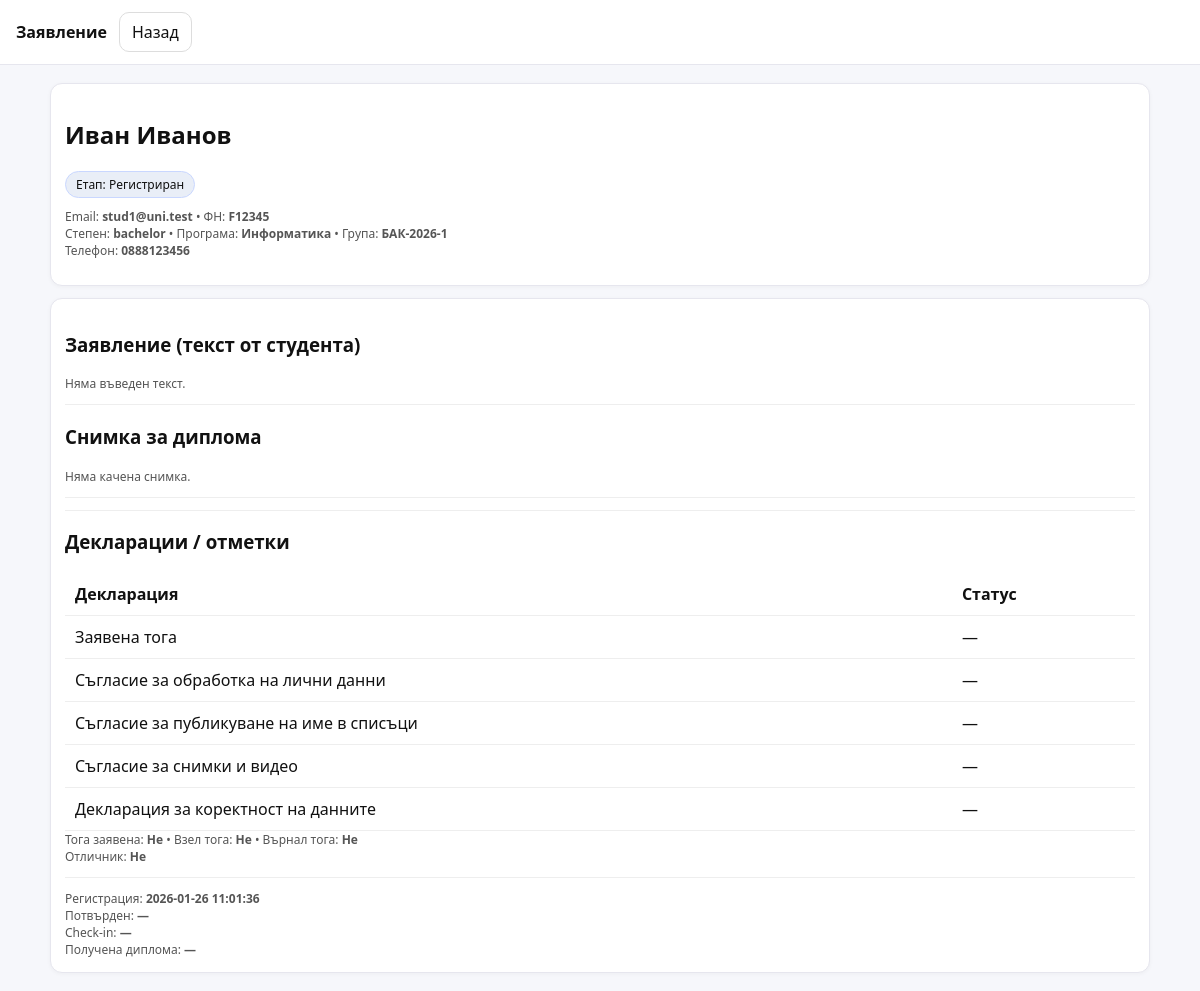
/admin/student_view.php?id=1 (signed in), run on the app's committed database.
### tables this page shows
CREATE TABLE students (
  id INT AUTO_INCREMENT PRIMARY KEY,
  user_id INT NOT NULL UNIQUE,
  faculty_no VARCHAR(50) NOT NULL UNIQUE,
  degree ENUM('bachelor','master','phd') NOT NULL,
  program_name VARCHAR(190) NOT NULL,
  group_code VARCHAR(50) NOT NULL,    
  phone VARCHAR(50) NULL,
  FOREIGN KEY (user_id) REFERENCES users(id) ON DELETE CASCADE
);

CREATE TABLE users (
  id INT AUTO_INCREMENT PRIMARY KEY,
  email VARCHAR(190) NOT NULL UNIQUE,
  pass_hash VARCHAR(255) NOT NULL,
  role ENUM('student','admin','superadmin') NOT NULL DEFAULT 'student',
  full_name VARCHAR(190) NOT NULL,
  created_at TIMESTAMP DEFAULT CURRENT_TIMESTAMP
);

CREATE TABLE grad_process (
  id INT AUTO_INCREMENT PRIMARY KEY,
  student_id INT NOT NULL UNIQUE,
  stage TINYINT NOT NULL DEFAULT 0,
  registered_at TIMESTAMP DEFAULT CURRENT_TIMESTAMP,
  confirmed_at TIMESTAMP NULL,
  ceremony_checked_in_at TIMESTAMP NULL,
  diploma_received_at TIMESTAMP NULL,
  gown_requested TINYINT NOT NULL DEFAULT 0,
  gown_taken TINYINT NOT NULL DEFAULT 0,
  gown_returned TINYINT NOT NULL DEFAULT 0,
  is_honors TINYINT NOT NULL DEFAULT 0,
  reward_badge TINYINT NOT NULL DEFAULT 0,
  reward_calendar TINYINT NOT NULL DEFAULT 0,
  notes TEXT NULL,
  FOREIGN KEY (student_id) REFERENCES students(id) ON DELETE CASCADE
);

### inc/db.php (called while the page is built, shortened)
<?php
function db(): PDO {
  $dsn = "mysql:host=" . DB_HOST . ";dbname=" . DB_NAME . ";charset=utf8mb4";
  $pdo = new PDO($dsn, DB_USER, DB_PASS, [
    PDO::ATTR_ERRMODE => PDO::ERRMODE_EXCEPTION,
    PDO::ATTR_DEFAULT_FETCH_MODE => PDO::FETCH_ASSOC
  ]);
  return $pdo;
}

### inc/helpers.php (called while the page is built)
<?php
function h($s){ return htmlspecialchars((string)$s, ENT_QUOTES, 'UTF-8'); }
function stage_label(int $s): string {
  return match($s){
    0 => 'Регистриран',
    1 => 'Потвърден',
    2 => 'На церемония',
    3 => 'Завършен',
    default => 'Неизвестно'
  };
}
function stage_class(int $s): string {
  return match($s){
    0 => 'stage-0',
    1 => 'stage-1',
    2 => 'stage-2',
    3 => 'stage-3',
    default => 'stage-x'
  };
}

### admin/student_view.php (the view, shortened to what this page needs)
<?php
require_once __DIR__.'/../inc/helpers.php';
$id = (int)($_GET['id'] ?? 0);
$stmt = db()->prepare("
  SELECT
    s.id AS student_id,
    s.faculty_no, s.degree, s.program_name, s.group_code, s.phone, s.photo,
    u.full_name, u.email,
    gp.stage, gp.registered_at, gp.confirmed_at, gp.ceremony_checked_in_at, gp.diploma_received_at,
    gp.gown_requested, gp.gown_taken, gp.gown_returned,
    gp.is_honors,
    gp.notes,
    gp.agree_personal_data, gp.agree_public_name, gp.agree_photos, gp.declare_correct
  FROM students s
  JOIN users u ON u.id=s.user_id
  JOIN grad_process gp ON gp.student_id=s.id
  WHERE s.id=?
");
$stmt->execute([$id]);
$st = $stmt->fetch();
?>
<!doctype html>
<html lang="bg">
<head>
  <link rel="stylesheet" href="/graduation/assets/styles.css">
</head>
<body>
<div class="topbar">
  <b>Заявление</b>
  <a class="btn" href="/graduation/admin/dashboard.php">Назад</a>
</div>
<div class="container">
  <div class="card">
    <h2><?=h($st['full_name'])?></h2>
    <div class="badge <?=h(stage_class((int)$st['stage']))?>">
      Етап: <?=h(stage_label((int)$st['stage']))?>
    </div>
    <p class="small" style="margin-top:10px">
      Email: <b><?=h($st['email'])?></b> • ФН: <b><?=h($st['faculty_no'])?></b><br>
      Степен: <b><?=h($st['degree'])?></b> • Програма: <b><?=h($st['program_name'])?></b> • Група: <b><?=h($st['group_code'])?></b><br>
      Телефон: <b><?=h($st['phone'] ?? '')?></b>
    </p>
  </div>
  <div class="card">
    <h3>Заявление (текст от студента)</h3>
    <?php if(empty($st['notes'])): ?>
      <div class="small">Няма въведен текст.</div>
    <?php else: ?>
      <div style="white-space:pre-wrap; line-height:1.5">
        <?= h($st['notes']) ?>
      </div>
    <?php endif; ?>
    <hr style="border:none;border-top:1px solid #eee;margin:12px 0">
    <h3>Снимка за диплома</h3>
    <?php if(!empty($st['photo'])): ?>
      <img
        src="/graduation/uploads/<?=h($st['photo'])?>"
        alt="Снимка за диплома"
        style="max-width:240px;border-radius:12px;border:1px solid #ddd;"
      >
    <?php else: ?>
      <div class="small">Няма качена снимка.</div>
    <?php endif; ?>
    <hr style="border:none;border-top:1px solid #eee;margin:12px 0">
    <hr style="border:none;border-top:1px solid #eee;margin:12px 0">
<h3>Декларации / отметки</h3>
<table class="table">
  <thead>
    <tr>
      <th>Декларация</th>
      <th>Статус</th>
    </tr>
  </thead>
  <tbody>
    <tr>
      <td>Заявена тога</td>
      <td><?= $st['gown_requested'] ? '✅' : '—' ?></td>
    </tr>
    <tr>
      <td>Съгласие за обработка на лични данни</td>
      <td><?= $st['agree_personal_data'] ? '✅' : '—' ?></td>
    </tr>
    <tr>
      <td>Съгласие за публикуване на име в списъци</td>
      <td><?= $st['agree_public_name'] ? '✅' : '—' ?></td>
    </tr>
    <tr>
      <td>Съгласие за снимки и видео</td>
      <td><?= $st['agree_photos'] ? '✅' : '—' ?></td>
    </tr>
    <tr>
      <td>Декларация за коректност на данните</td>
      <td><?= $st['declare_correct'] ? '✅' : '—' ?></td>
    </tr>
  </tbody>
</table>
    <div class="small">
      Тога заявена: <b><?= $st['gown_requested'] ? 'Да' : 'Не' ?></b> •
      Взел тога: <b><?= $st['gown_taken'] ? 'Да' : 'Не' ?></b> •
      Върнал тога: <b><?= $st['gown_returned'] ? 'Да' : 'Не' ?></b><br>
      Отличник: <b><?= $st['is_honors'] ? 'Да' : 'Не' ?></b>
    </div>
    <hr style="border:none;border-top:1px solid #eee;margin:12px 0">
    <div class="small">
      Регистрация: <b><?=h($st['registered_at'])?></b><br>
      Потвърден: <b><?=h($st['confirmed_at'] ?? '—')?></b><br>
      Check-in: <b><?=h($st['ceremony_checked_in_at'] ?? '—')?></b><br>
      Получена диплома: <b><?=h($st['diploma_received_at'] ?? '—')?></b>
    </div>
  </div>
</div>
</body>
</html>

### assets/styles.css (style rules this page uses)
:root { font-family:system-ui,Segoe UI,Arial; }
body { margin:0;background:#f6f7fb;color:#111; }
.topbar { display:flex;gap:12px;align-items:center;padding:12px 16px;background:#fff;border-bottom:1px solid #e6e6ee; }
.container { max-width:1100px;margin:18px auto;padding:0 14px; }
.card { background:#fff;border:1px solid #e6e6ee;border-radius:12px;padding:14px;margin:12px 0;box-shadow:0 1px 4px rgba(0,0,0,.04); }
.table { width:100%;border-collapse:collapse; }
.table th,.table td { padding:10px;border-bottom:1px solid #eee;text-align:left; }
.badge { display:inline-block;padding:4px 10px;border-radius:999px;font-size:12px;border:1px solid #ddd;background:#fafafa; }
.stage-0 { background:#e9eef7;border-color:#c9d7ff; }
.small { font-size:12px;color:#555; }
.btn { display:inline-block;padding:8px 12px;border-radius:10px;border:1px solid #ddd;background:#fff;cursor:pointer;text-decoration:none;color:#111; }

### data on the page
students: user.full_name "Иван Иванов", grad_process.stage "Регистриран", user.email "stud1@uni.test", faculty_no "F12345", degree "bachelor", program_name "Информатика", group_code "БАК-2026-1", phone "0888123456", grad_process.registered_at "2026-01-26 11:01:36", grad_process.confirmed_at "—", grad_process.ceremony_checked_in_at "—", grad_process.diploma_received_at "—"
